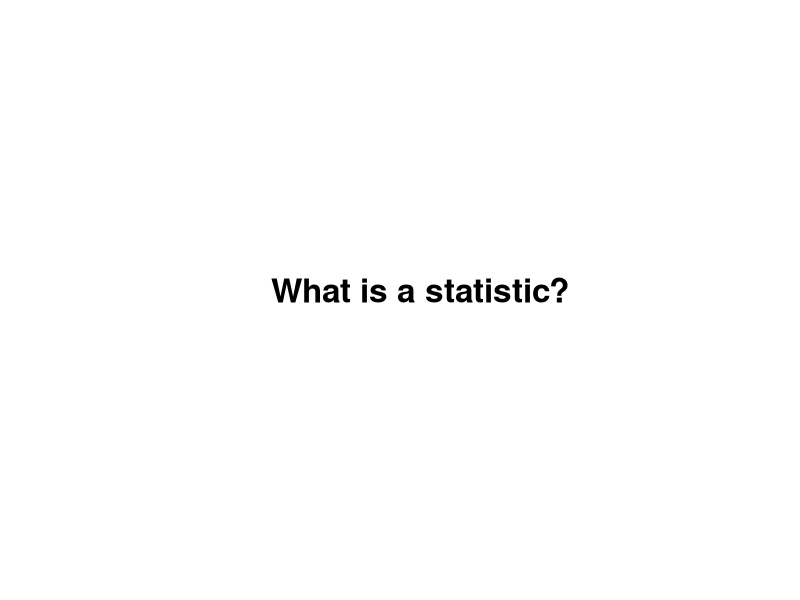
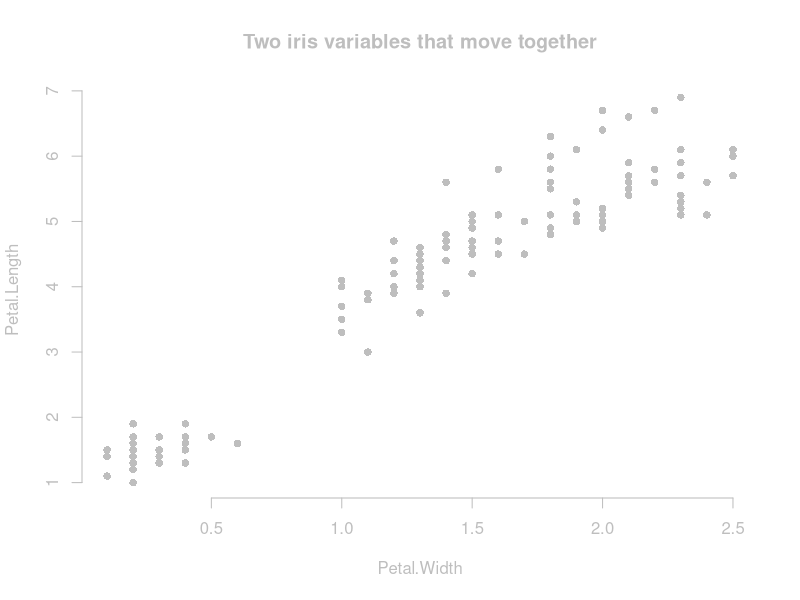
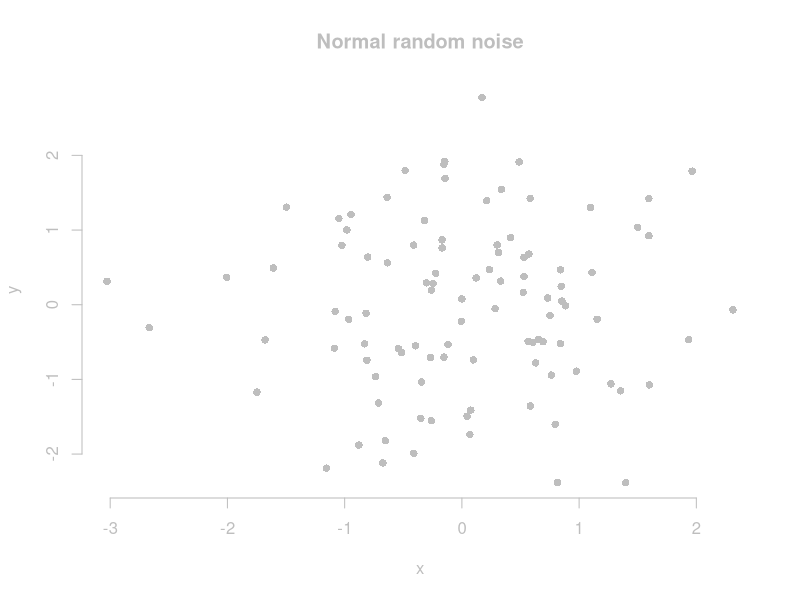
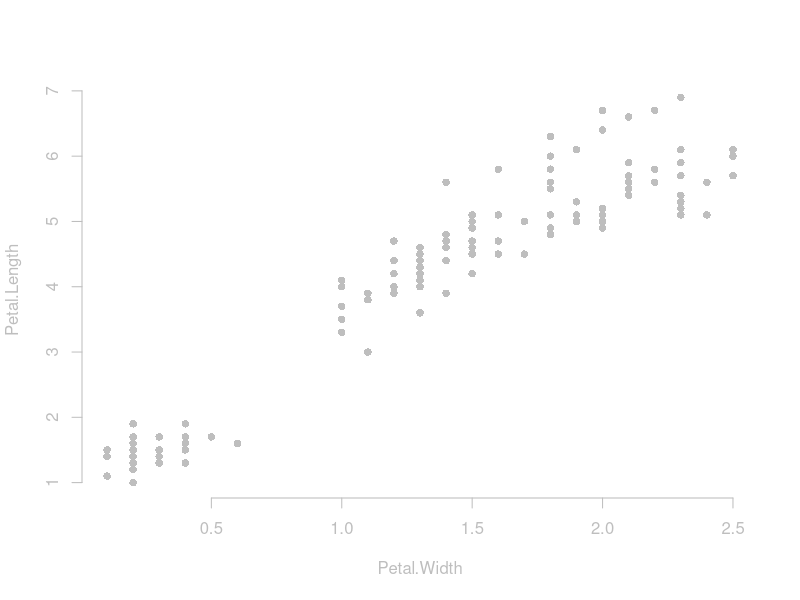
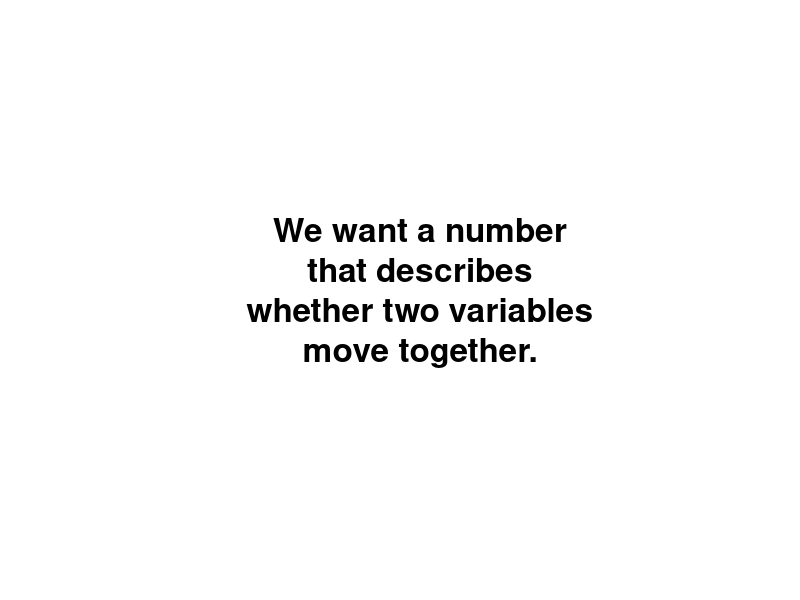

These charts were generated, in order, by the following R code:
baseplot <- function(main, formula = (Petal.Length ~ Petal.Width), data = iris) {
  plot(formula = formula, data = data, type = 'p', bty = 'n',
    main = main, pch = 21, bg = 'grey', col = NULL,
    col.axis = 'grey', col.lab = 'grey', col.main = 'grey', fg = 'grey')
}

interjection <- function(main) {
  plot.new()
  text(0.5, 0.5, cex = 2, label = main, font = 2)
}

#pdf('covariance.pdf')
interjection('What is a statistic?')
baseplot('Two iris variables that move together')
rand <- data.frame(x = rnorm(100), y = rnorm(100))
baseplot('Normal random noise', formula = y ~ x, data = rand)
baseplot('')
interjection('We want a number\nthat describes\nwhether two variables\nmove together.')

#baseplot('How')
#points(Petal.Length ~ Petal.Width, data = iris)
#dev.off()
